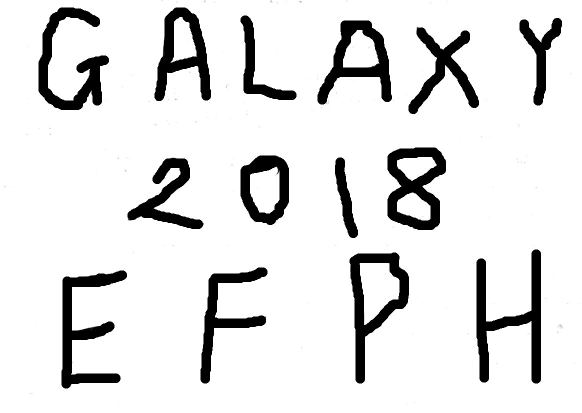
#> input picture dataset/test/img62.jpeg, 1164 x 826 px (shown at 1/2 size)
$ python code10.py   (older library calls are emulated)
#> lines starting #> are read from the running program, lines starting #| are printed output that depends on the picture; after the words box and inside, x2 and y2 are one past the last pixel; in counts of white or black regions, pixels touching at a corner belong together
### filePicker.py
from tkinter import *
from tkinter import ttk
from tkinter.filedialog import askopenfilename


def OpenFile():
    path = askopenfilename()
#> the answer given: dataset/test/img62.jpeg
    print(path)
    return path

### code10.py
import cv2 as cv
from filePicker import OpenFile

def showImg(filename):
#> called with filename = 'dataset/test/img62.jpeg'
	img = cv.imread(filename,cv.IMREAD_COLOR)
#> img is the input picture: shape (826, 1164, 3); min 0, max 255, mean 225.2
	img_gray = cv.resize((255-img),(700,700))
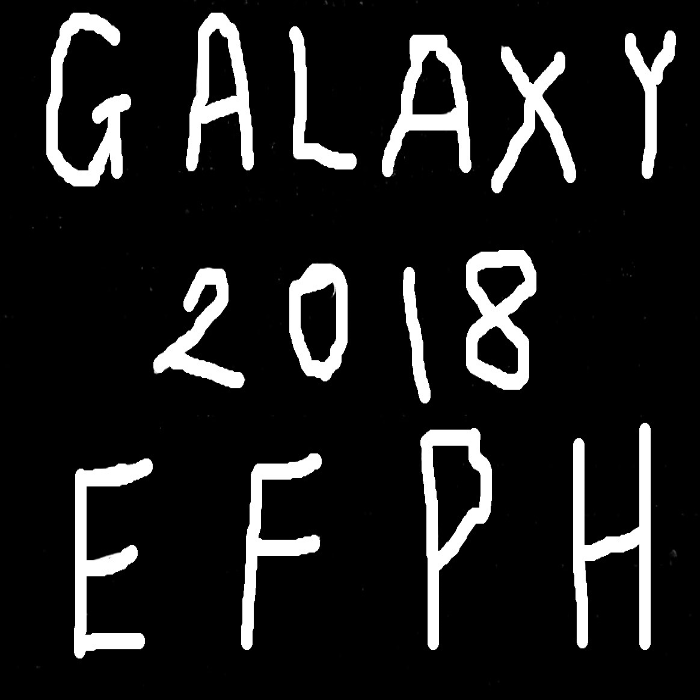
#> img_gray: shape (700, 700, 3); min 0, max 255, mean 29.8
	img = cv.resize(img,(700,700))
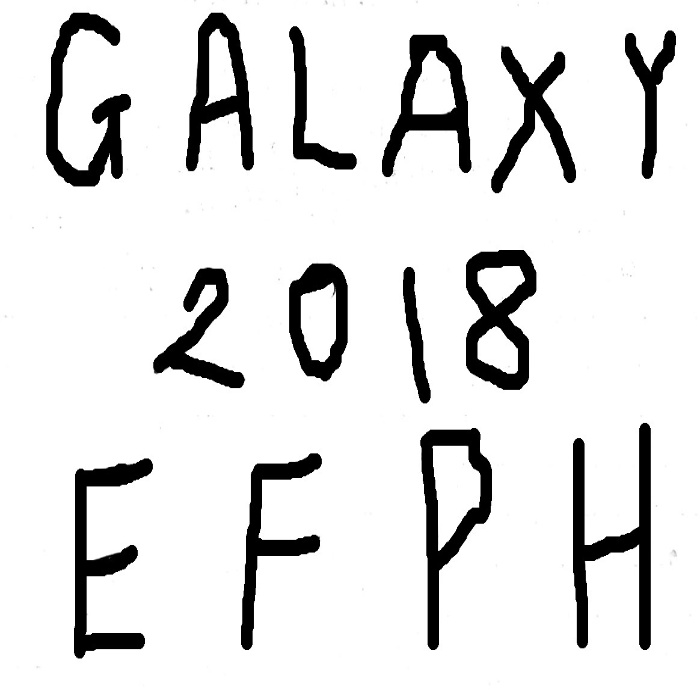
#> img: shape (700, 700, 3); min 0, max 255, mean 225.2
	img_gray = cv.cvtColor(img_gray,cv.COLOR_BGR2GRAY)
#> img_gray: shape (700, 700)

	_,thresh = cv.threshold(img_gray,0,255,cv.THRESH_BINARY|cv.THRESH_OTSU)
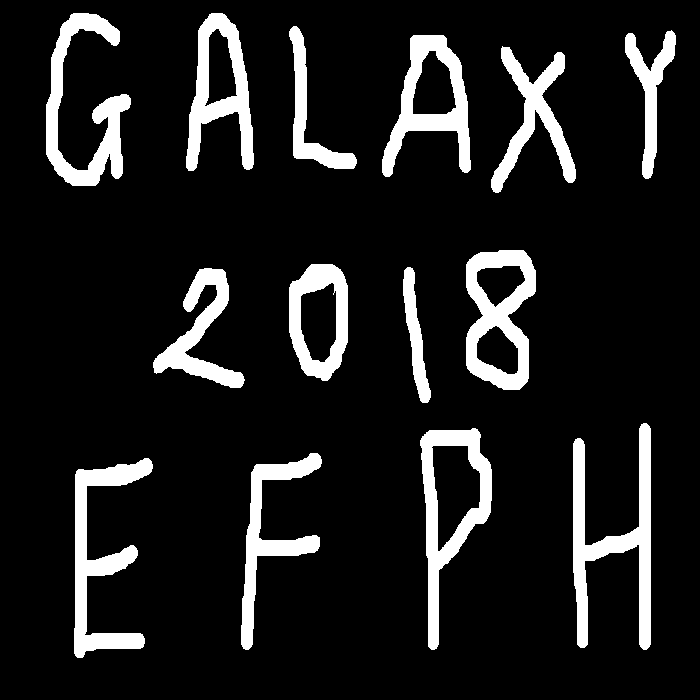
#> thresh: shape (700, 700); 11.7% white; 14 white regions

	_, cnts,_ = cv.findContours(thresh.copy(),cv.RETR_EXTERNAL,cv.CHAIN_APPROX_SIMPLE)
#> cnts = 14 contours; largest, box (x1, y1, x2, y2) and area: (420, 428, 492, 650) 8182, (466, 250, 536, 390) 7459, (382, 35, 471, 177) 6310, (186, 13, 254, 171) 5808, (573, 423, 651, 650) 5576

	rects = [cv.boundingRect(contour) for contour in cnts]
#> rects = 14 items, first 6: (74, 458, 79, 200), (241, 453, 81, 197), (420, 428, 72, 222), (573, 423, 78, 227), (153, 268, 92, 120), (403, 267, 28, 136)

	subimages = []

	for (x,y,w,h) in rects:
		cv.rectangle(img, (x,y),(x+w,y+h),(0,255,0),2)
		subimages.append(img[y: y+h, x: x+w])
#> this loop made 14 passes
#> (x, y, w, h) on passes 1 to 12: (74, 458, 79, 200), (241, 453, 81, 197), (420, 428, 72, 222), (573, 423, 78, 227), (153, 268, 92, 120), (403, 267, 28, 136), (289, 264, 59, 117), (466, 250, 70, 140), (491, 46, 85, 147), (382, 35, 89, 142), (625, 30, 51, 149), (289, 26, 68, 143)
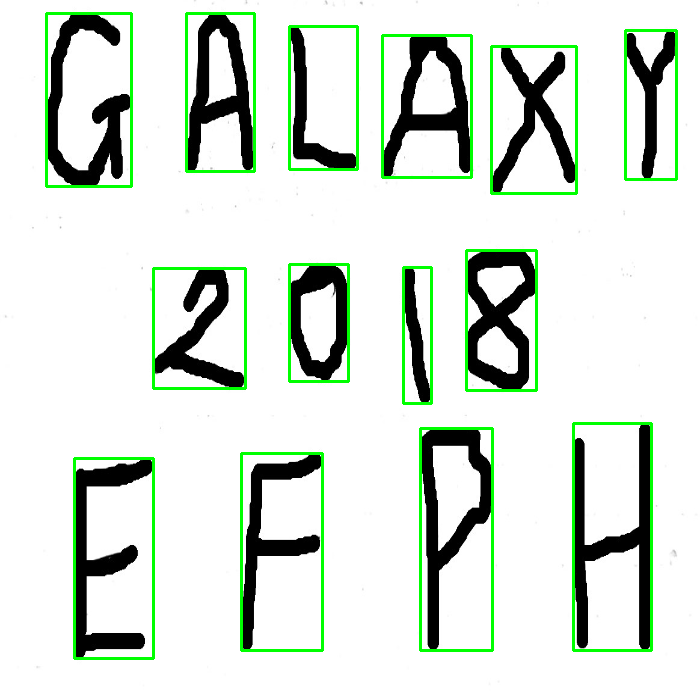
#> img: shape (700, 700, 3); 4% of pixels changed, all inside (x1, y1, x2, y2) = (45, 12, 678, 660)
#> after the loop, subimages = 14 items


	cv.imshow("Original",img)
	cv.waitKey(0)
	cv.destroyAllWindows()


filename = OpenFile()
showImg(filename)
